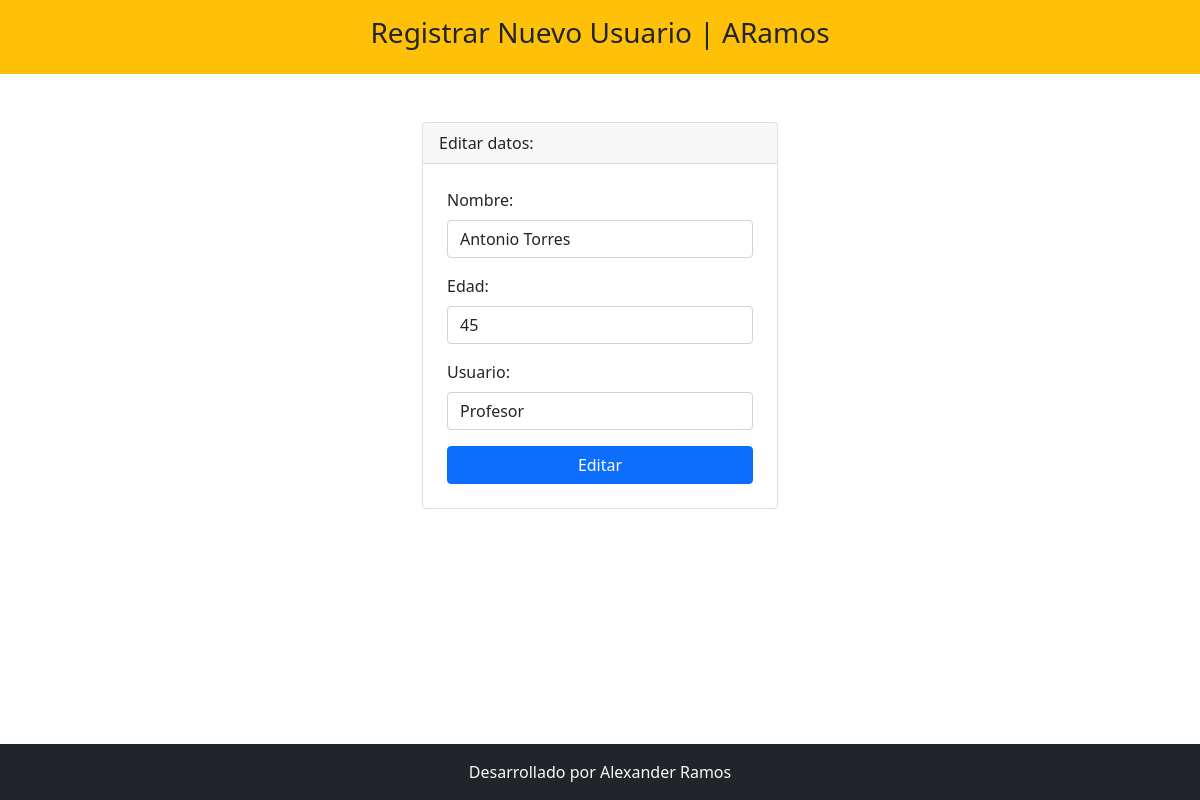
The app's page /editar.php?codigo=3 with its own data.
### tables this page shows
CREATE TABLE `persona` (
  `codigo` int(11) NOT NULL,
  `nombre` varchar(100) DEFAULT NULL,
  `edad` int(11) DEFAULT NULL,
  `Usuario` varchar(20) DEFAULT NULL
);

### editar.php (the view, shortened to what this page needs)
<?php include 'template/header.php' ?>
<?php
    include_once 'model/conexion.php';
    $codigo = $_GET['codigo'];
    $sentencia = $bd->prepare("select * from persona where codigo = ?;");
    $sentencia->execute([$codigo]);
    $persona = $sentencia->fetch(PDO::FETCH_OBJ);
?>
<div class="container mt-5">
    <div class="row justify-content-center">
        <div class="col-md-4">
            <div class="card">
                <div class="card-header">
                    Editar datos:
                </div>
                <form class="p-4" method="POST" action="editarProceso.php">
                    <div class="mb-3">
                        <label class="form-label">Nombre: </label>
                        <input type="text" class="form-control" name="txtNombre" required
                        value="<?php echo $persona->nombre; ?>">
                    </div>
                    <div class="mb-3">
                        <label class="form-label">Edad: </label>
                        <input type="number" class="form-control" name="txtEdad" autofocus required
                        value="<?php echo $persona->edad; ?>">
                    </div>
                    <div class="mb-3">
                        <label class="form-label">Usuario: </label>
                        <input type="text" class="form-control" name="txtUsuario" autofocus required
                        value="<?php echo $persona->Usuario; ?>">
                    </div>
                    <div class="d-grid">
                        <input type="submit" class="btn btn-primary" value="Editar">
                    </div>
                </form>
            </div>
        </div>
    </div>
</div>
<?php include 'template/footer.php' ?>

### records on screen
persona: txtNombre "Antonio Torres", txtEdad "45", txtUsuario "Profesor"
